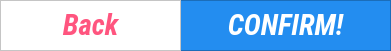
  <widget class="QFrame" name="frame">
   <property name="geometry">
    <rect>
     <x>0</x>
     <y>563</y>
     <width>391</width>
     <height>51</height>
    </rect>
   </property>
   <property name="styleSheet">
    <string notr="true">background-color: rgb(35, 141, 240);</string>
   </property>
   <property name="frameShape">
    <enum>QFrame::StyledPanel</enum>
   </property>
   <property name="frameShadow">
    <enum>QFrame::Raised</enum>
   </property>
   <widget class="QPushButton" name="Confirm">
    <property name="geometry">
     <rect>
      <x>180</x>
      <y>0</y>
      <width>211</width>
      <height>51</height>
     </rect>
    </property>
    <property name="font">
     <font>
      <family>Roboto Condensed</family>
      <pointsize>22</pointsize>
      <weight>75</weight>
      <italic>true</italic>
      <bold>true</bold>
      <stylestrategy>PreferAntialias</stylestrategy>
     </font>
    </property>
    <property name="focusPolicy">
     <enum>Qt::ClickFocus</enum>
    </property>
    <property name="toolTip">
     <string/>
    </property>
    <property name="autoFillBackground">
     <bool>false</bool>
    </property>
    <property name="styleSheet">
     <string notr="true">background-color: rgb(85, 170, 255);
color: rgb(255, 255, 255);</string>
    </property>
    <property name="text">
     <string>CONFIRM!</string>
    </property>
    <property name="autoDefault">
     <bool>true</bool>
    </property>
    <property name="default">
     <bool>false</bool>
    </property>
    <property name="flat">
     <bool>true</bool>
    </property>
   </widget>
   <widget class="QFrame" name="frame_4">
    <property name="geometry">
     <rect>
      <x>0</x>
      <y>0</y>
      <width>181</width>
      <height>51</height>
     </rect>
    </property>
    <property name="styleSheet">
     <string notr="true">background-color: rgb(255, 255, 255);</string>
    </property>
    <property name="frameShape">
     <enum>QFrame::StyledPanel</enum>
    </property>
    <property name="frameShadow">
     <enum>QFrame::Raised</enum>
    </property>
    <widget class="QPushButton" name="Back">
     <property name="geometry">
      <rect>
       <x>0</x>
       <y>0</y>
       <width>181</width>
       <height>51</height>
      </rect>
     </property>
     <property name="font">
      <font>
       <family>Roboto Condensed</family>
       <pointsize>22</pointsize>
       <weight>75</weight>
       <italic>true</italic>
       <bold>true</bold>
      </font>
     </property>
     <property name="toolTip">
      <string/>
     </property>
     <property name="autoFillBackground">
      <bool>false</bool>
     </property>
     <property name="styleSheet">
      <string notr="true">background-color: rgb(255, 255, 255);
color: rgb(255, 85, 127);</string>
     </property>
     <property name="text">
      <string>Back</string>
     </property>
     <property name="autoDefault">
      <bool>true</bool>
     </property>
     <property name="default">
      <bool>false</bool>
     </property>
     <property name="flat">
      <bool>true</bool>
     </property>
    </widget>
   </widget>
  </widget>
